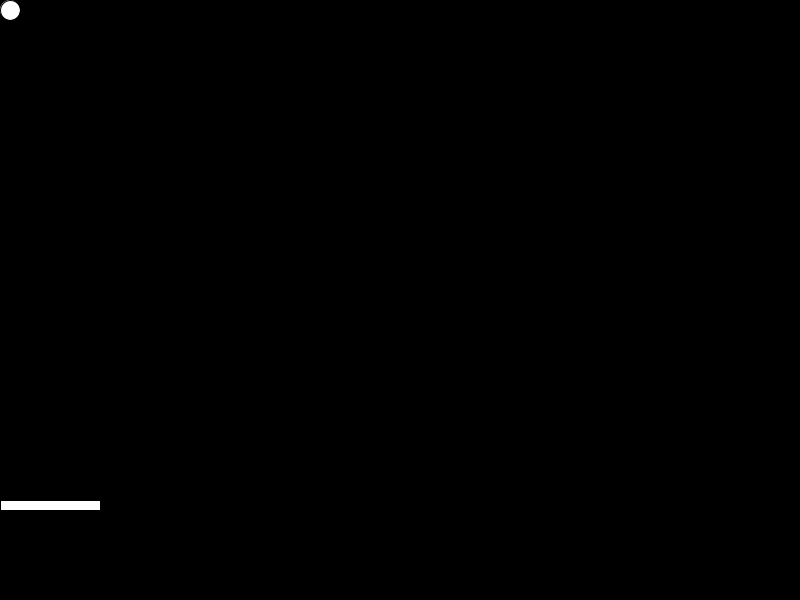
Frame 1 (no input)
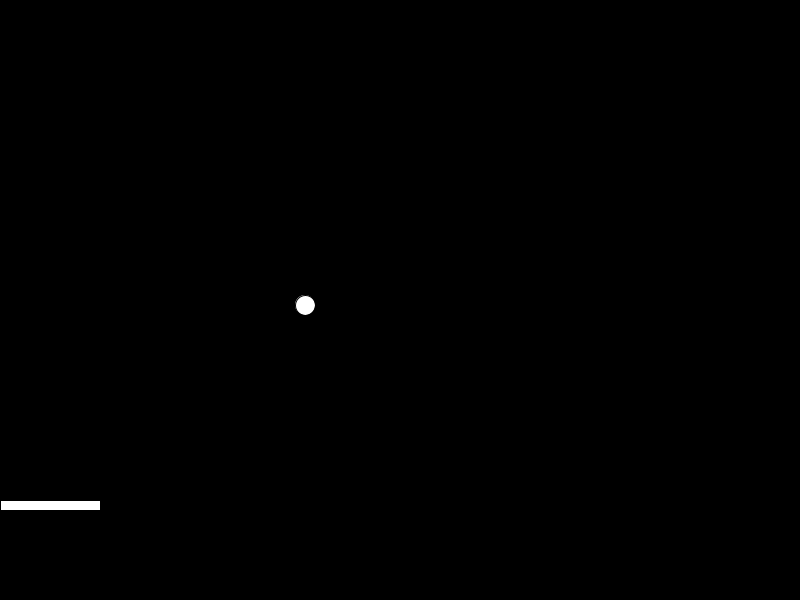
Frame 60 (the mouse pressed at the canvas centre just before this capture)
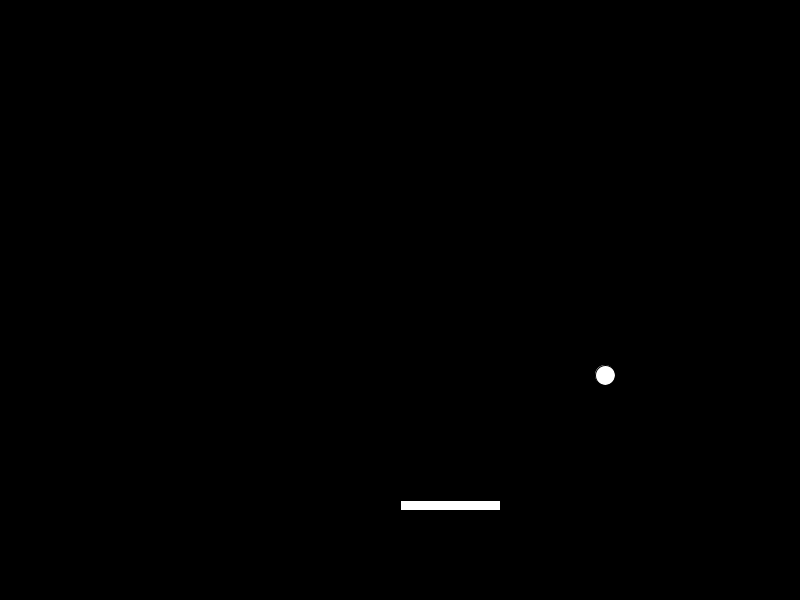
Frame 120 (the mouse held since frame 60 and released just before this capture)

The Processing sketch that drew these frames (run headless with seeded random() and noise(); from frame 60 on, the mouse is pressed at the canvas centre):

// Processing sketch: processing_163402
// ── processing_163402.pde

float bolaX = 10, dX =5, bolaY = 10, dY = 5; //Determina as posições iniciais da bola

void setup() {
  size(800, 600);
  background(0);
}

void draw() {
  background(0); //Atualiza a cor do background para que os objetos que se moverem não deixem rastros.
  paddle();      //Desenha o paddle
  checagemHit(); //Checa se a bola colidiu com o paddle
  ellipse(bolaX, bolaY, 20, 20); //Desenha a bola

  bolaX+=dX;
  bolaY+=dY;

  if (bolaY <= 10) dY = -1*dY; //Checa se a bola colidiu com a parte superior da tela
  if (bolaX >= 790) dX = -1*dX; //Checa para ver se a bola colidiu com o lado direito da tela
  if (bolaX <= 10) dX = -1*dX; //Checa para ver se a bola colidiu com o lado esquerdo da tela
  saiuDaTela();                //Chama a função que verifica se a bola saiu pelo fundo da tela
}

void paddle() { //Desenha o retângulo do paddle, variando a posição horizontal dependendo da posição do mouse.
  rect(mouseX, 500, 100, 10);
}

void checagemHit() {
  if (bolaY+10 == 500 && bolaX >= mouseX && bolaX <= mouseX + 100) { //Checa se a quina inferior da bola está na mesa altura que o topo do paddle e se o x da quina da bola está encostando no comprimento (com posição variável) do paddle.
    dY = -1*dY; //Se houve colisão, o valor do deslocamento y é invertido, para dar a idéia de "kickar".
    dX = ((1+(mouseX-pmouseX)/10))*dX; //Adiciona efeito para o deslocamento na horizontal dX dependendo do deslocamento entre a posição horizontal em que o mouse estava no frame anterior a bola encostar no paddle e a posição horizontal em que o mouse estava no frame em que a bola encostou no paddle.
  }
}

void saiuDaTela() {
  if (bolaY >=590) { //Se a bola sair da tela, chama-se um menu de Game Over.
    text("Game Over!", 400, 300);
    text("Aperte qualquer botão do mouse para resetar o jogo.", 400, 330);
    if (mousePressed == true) { //Se algum botão do mouse for apertado, reseta-se a posição de valor de deslocamento da bola.
      bolaX = 10; 
      dX =5; 
      bolaY = 10; 
      dY = 5;
    }
  }
}
